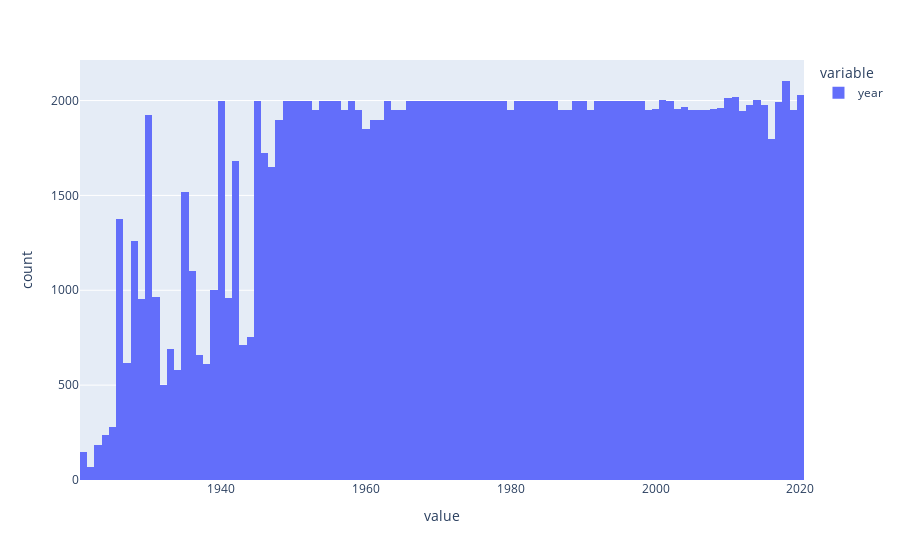

Notebook code for this chart:
### Code cell
px.histogram(data["year"])

### Figure 1 — Plotly figure (JSON) as saved in the notebook; plotly's stock layout.template omitted (floating-point values rounded to 4 significant figures; data arrays with more than 128 entries replaced by an {"elided": "..."} marker saying what was removed)
{"data": [{"alignmentgroup": "True", "bingroup": "x", "hovertemplate": "variable=year<br>value=%{x}<br>count=%{y}<extra></extra>", "legendgroup": "year", "marker": {"color": "#636efa", "pattern": {"shape": ""}}, "name": "year", "offsetgroup": "year", "orientation": "v", "showlegend": true, "type": "histogram", "x": {"elided": "170653 int values"}, "xaxis": "x", "yaxis": "y"}], "layout": {"barmode": "relative", "legend": {"title": {"text": "variable"}, "tracegroupgap": 0}, "margin": {"t": 60}, "xaxis": {"anchor": "y", "domain": [0, 1], "title": {"text": "value"}}, "yaxis": {"anchor": "x", "domain": [0, 1], "title": {"text": "count"}}}}
